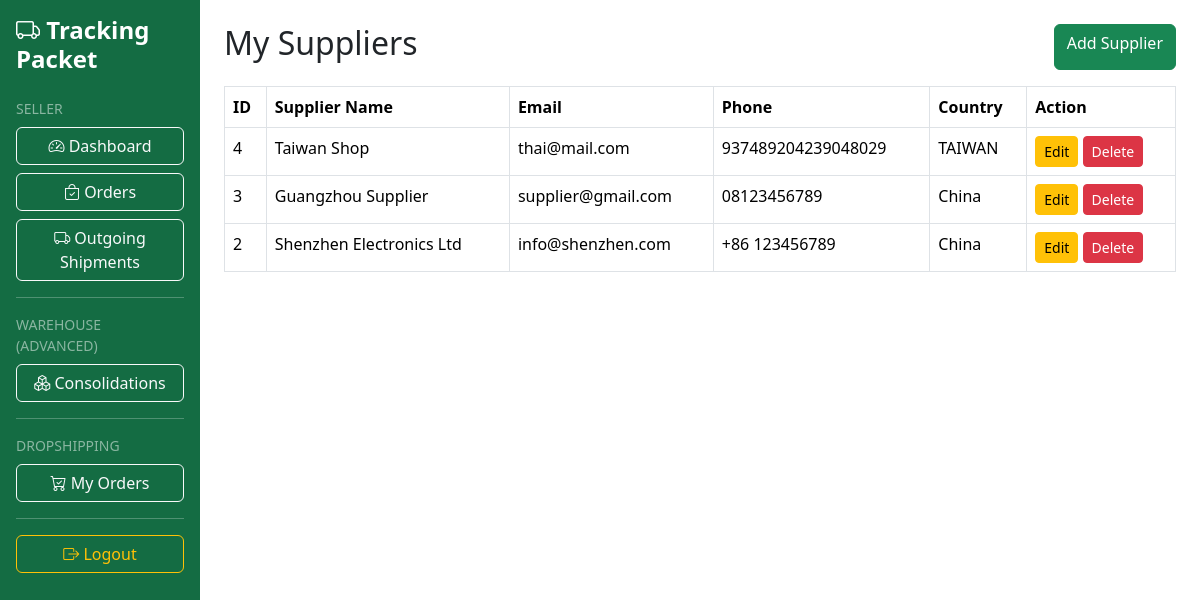
/seller/supplier/index.php (signed in), run on the app's committed database.
### tables this page shows
CREATE TABLE `suppliers` (
  `id` int(11) NOT NULL,
  `seller_id` int(11) NOT NULL,
  `supplier_name` varchar(100) NOT NULL,
  `email` varchar(100) DEFAULT NULL,
  `phone` varchar(30) DEFAULT NULL,
  `country` varchar(100) DEFAULT NULL,
  `created_at` timestamp NOT NULL DEFAULT current_timestamp()
);

### seller/supplier/index.php (the view, shortened to what this page needs)
<?php
$user_id = $_SESSION['user_id'];
$result = mysqli_query(
    $conn,
    "SELECT *
     FROM suppliers
     WHERE seller_id='$user_id'
     ORDER BY id DESC"
);
include '../../includes/layout-top.php';
?>
<div class="d-flex justify-content-between mb-3">
    <h2>My Suppliers</h2>
    <a
        href="create.php"
        class="btn btn-primary">
        Add Supplier
    </a>
</div>
<table class="table table-bordered">
    <thead>
        <tr>
            <th>ID</th>
            <th>Supplier Name</th>
            <th>Email</th>
            <th>Phone</th>
            <th>Country</th>
            <th>Action</th>
        </tr>
    </thead>
    <tbody>
    <?php while($supplier = mysqli_fetch_assoc($result)) : ?>
        <tr>
            <td><?= $supplier['id']; ?></td>
            <td><?= $supplier['supplier_name']; ?></td>
            <td><?= $supplier['email']; ?></td>
            <td><?= $supplier['phone']; ?></td>
            <td><?= $supplier['country']; ?></td>
            <td>
                <a
                    href="edit.php?id=<?= $supplier['id']; ?>"
                    class="btn btn-sm btn-warning">
                    Edit
                </a>
                <a
                    href="delete.php?id=<?= $supplier['id']; ?>"
                    class="btn btn-sm btn-danger"
                    onclick="return confirm('Delete this supplier?')">
                    Delete
                </a>
            </td>
        </tr>
    <?php endwhile; ?>
    </tbody>
</table>
<?php include '../../includes/layout-bottom.php'; ?>

### assets/css/custom.css (style rules this page uses)
:root { --primary-green:#198754; --primary-green-dark:#146c43; }
.btn-primary { background-color:var(--primary-green); border-color:var(--primary-green); }
.table thead { background-color:var(--primary-green); color:white; }

### data on the page
suppliers: id "4", supplier_name "Taiwan Shop", email "thai@mail.com", phone "937489204239048029", country "TAIWAN"
suppliers: id "3", supplier_name "Guangzhou Supplier", email "supplier@gmail.com", phone "08123456789", country "China"
suppliers: id "2", supplier_name "Shenzhen Electronics Ltd", email "info@shenzhen.com", phone "+86 123456789", country "China"
